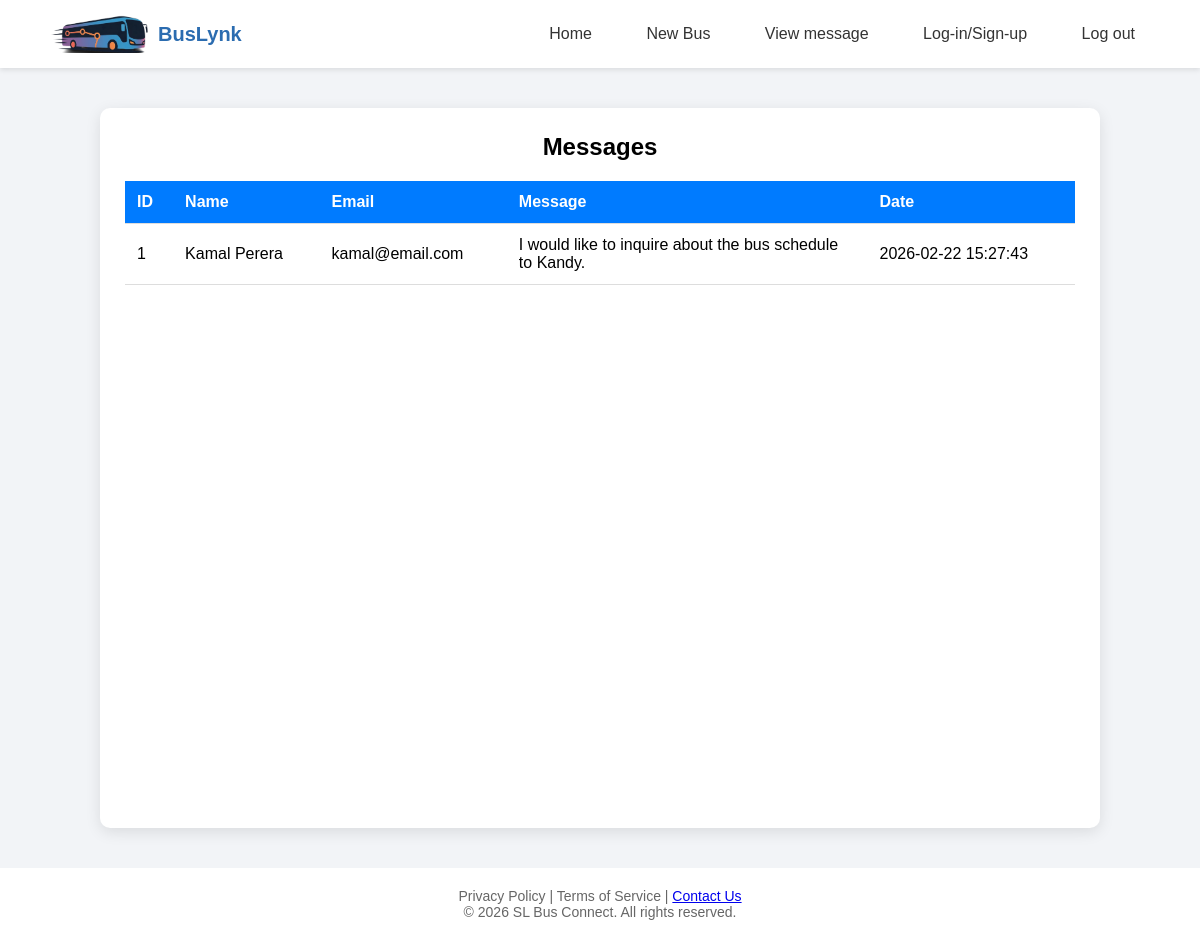
/message.php, run on the app's committed database.
### tables this page shows
CREATE TABLE
    contact_message (
        id INT AUTO_INCREMENT PRIMARY KEY,
        name VARCHAR(100),
        email VARCHAR(100),
        message VARCHAR(1000),
        created_at TIMESTAMP DEFAULT CURRENT_TIMESTAMP
    );

### message.php (the view, shortened to what this page needs)
<?php
include("config/db_connect.php");
$result = $conn->query("SELECT * FROM contact_message ORDER BY created_at ASC");
?>
<!DOCTYPE html>
<html lang="en">
<head>
    <link rel="stylesheet" href="css/message.css">
</head>
<body>
    <?php
        require("includes/admin_home_header.php");
    ?>
    <div class="container">
        <h2>Messages</h2>
        <?php if ($result->num_rows > 0): ?>
            <table>
                <tr>
                    <th>ID</th>
                    <th>Name</th>
                    <th>Email</th>
                    <th>Message</th>
                    <th>Date</th>
                </tr>
                <?php while ($row = $result->fetch_assoc()): ?>
                    <tr>
                        <td><?= $row['id']; ?></td>
                        <td><?= htmlspecialchars($row['name']); ?></td>
                        <td><?= htmlspecialchars($row['email']); ?></td>
                        <td class="message-box"><?= htmlspecialchars($row['message']); ?></td>
                        <td><?= $row['created_at']; ?></td>
                    </tr>
                <?php endwhile; ?>
            </table>
        <?php else: ?>
            <p>No messages found.</p>
        <?php endif; ?>
    </div>
    <?php
    include("includes/footer.php");
    ?>
</body>
</html>

### includes/admin_home_header.php (shortened to what this page needs)
<!DOCTYPE html>
<html lang="en">
<head>
    <link rel="stylesheet" href="../css/header.css">
</head>
<body>
    <header>
        <div class="logo">
            <img class="logoimg" src="images/logo.png" alt="">
            <span>BusLynk</span>
        </div>
        <nav>
            <a href="admin_home.php">Home</a>
            <a href="edit.php">New Bus</a>
            <a href="message.php">View message</a>
            <a href="login.php">Log-in/Sign-up</a>
            <a href="login.php">Log out</a>
        </nav>
    </header>
</body>
</html>

### includes/footer.php (shortened to what this page needs)
<!DOCTYPE html>
<html lang="en">
<head>
    <link rel="stylesheet" href="../css/footer.css">
</head>
<body>
    <footer>
        <p>Privacy Policy | Terms of Service | <a href="contact.php">Contact Us</a></p>
        <p>© 2026 SL Bus Connect. All rights reserved.</p>
    </footer>
</body>
</html>

### css/message.css (style rules this page uses)
* { margin: 0; padding: 0; box-sizing: border-box; font-family: Arial, sans-serif; }
body { font-family: Arial, sans-serif; background: #f4f6f9; margin: 0; padding: 0; }
.container { width: 90%; max-width: 1000px; min-height: 90vh; margin: 40px auto; background: #ffffff; padding: 25px; border-radius: 10px; box-shadow: 0 4px 15px rgba(0, 0, 0, 0.1); }
h2 { text-align: center; margin-bottom: 20px; }
table { width: 100%; border-collapse: collapse; }
th, td { padding: 12px; border-bottom: 1px solid #ddd; text-align: left; }
th { background: #007bff; color: white; }
.message-box { max-width: 300px; word-wrap: break-word; }

### css/header.css (style rules this page uses)
* { margin: 0; padding: 0; box-sizing: border-box; font-family: Arial, sans-serif; }
body { background: #f2f4f7; }
header { display: flex; justify-content: space-between; align-items: center; padding: 15px 50px; background: white; box-shadow: 0 2px 5px rgba(0, 0, 0, 0.1); }
.logo { display: flex; align-items: center; gap: 8px; font-size: 20px; font-weight: bold; }
.logo span { color: #2b6cb0; }
nav a { margin-left: 20px; text-decoration: none; color: #333; padding: 8px 15px; border-radius: 6px; }
.logoimg { width: 100px; height: auto; }

### css/footer.css (style rules this page uses)
* { margin: 0; padding: 0; box-sizing: border-box; font-family: Arial, sans-serif; }
body { background: #f2f4f7; }
footer { text-align: center; padding: 20px; background: white; margin-top: 40px; font-size: 14px; color: #666; }

### data on the page
contact_message: id "1", name "Kamal Perera", email "kamal@email.com", message "I would like to inquire about the bus schedule to Kandy.", created_at "2026-02-22 15:27:43"
